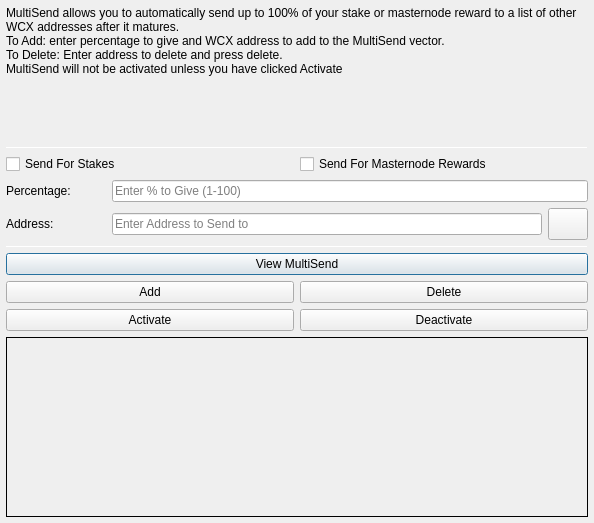
<?xml version="1.0" encoding="UTF-8"?>
<ui version="4.0">
 <class>MultiSendDialog</class>
 <widget class="QDialog" name="MultiSendDialog">
  <property name="windowModality">
   <enum>Qt::NonModal</enum>
  </property>
  <property name="geometry">
   <rect>
    <x>0</x>
    <y>0</y>
    <width>594</width>
    <height>523</height>
   </rect>
  </property>
  <property name="windowTitle">
   <string>MultiSend</string>
  </property>
  <layout class="QVBoxLayout" name="verticalLayout" stretch="0">
   <property name="leftMargin">
    <number>6</number>
   </property>
   <property name="topMargin">
    <number>6</number>
   </property>
   <property name="rightMargin">
    <number>6</number>
   </property>
   <property name="bottomMargin">
    <number>6</number>
   </property>
   <item>
    <layout class="QVBoxLayout" name="verticalLayout_Main" stretch="1,1,1,1,1,1">
     <item>
      <widget class="QLabel" name="label_2">
       <property name="lineWidth">
        <number>1</number>
       </property>
       <property name="text">
        <string>MultiSend allows you to automatically send up to 100% of your stake or masternode reward to a list of other WCX addresses after it matures.
To Add: enter percentage to give and WCX address to add to the MultiSend vector.
To Delete: Enter address to delete and press delete.
MultiSend will not be activated unless you have clicked Activate</string>
       </property>
       <property name="alignment">
        <set>Qt::AlignLeading|Qt::AlignLeft|Qt::AlignTop</set>
       </property>
       <property name="wordWrap">
        <bool>true</bool>
       </property>
      </widget>
     </item>
     <item>
      <widget class="Line" name="line">
       <property name="minimumSize">
        <size>
         <width>0</width>
         <height>1</height>
        </size>
       </property>
       <property name="maximumSize">
        <size>
         <width>16777215</width>
         <height>1</height>
        </size>
       </property>
       <property name="orientation">
        <enum>Qt::Horizontal</enum>
       </property>
      </widget>
     </item>
     <item>
      <layout class="QVBoxLayout" name="verticalLayout_Settings">
       <item>
        <layout class="QHBoxLayout" name="horizontalLayout">
         <item>
          <widget class="QCheckBox" name="multiSendStakeCheckBox">
           <property name="text">
            <string>Send For Stakes</string>
           </property>
          </widget>
         </item>
         <item>
          <widget class="QCheckBox" name="multiSendMasternodeCheckBox">
           <property name="text">
            <string>Send For Masternode Rewards</string>
           </property>
          </widget>
         </item>
        </layout>
       </item>
       <item>
        <layout class="QHBoxLayout" name="horizontalLayout_6">
         <item>
          <widget class="QLabel" name="label">
           <property name="minimumSize">
            <size>
             <width>100</width>
             <height>0</height>
            </size>
           </property>
           <property name="toolTip">
            <string>Percentage of stake to send</string>
           </property>
           <property name="text">
            <string>Percentage:</string>
           </property>
          </widget>
         </item>
         <item>
          <widget class="QLineEdit" name="multiSendPercentEdit">
           <property name="toolTip">
            <string>Enter whole numbers 1 - 100</string>
           </property>
           <property name="placeholderText">
            <string>Enter % to Give (1-100)</string>
           </property>
          </widget>
         </item>
        </layout>
       </item>
       <item>
        <layout class="QHBoxLayout" name="horizontalLayout_7">
         <item>
          <widget class="QLabel" name="label_5">
           <property name="minimumSize">
            <size>
             <width>100</width>
             <height>0</height>
            </size>
           </property>
           <property name="toolTip">
            <string>Address to send portion of stake to</string>
           </property>
           <property name="text">
            <string>Address:</string>
           </property>
          </widget>
         </item>
         <item>
          <widget class="QLineEdit" name="multiSendAddressEdit">
           <property name="toolTip">
            <string/>
           </property>
           <property name="placeholderText">
            <string>Enter Address to Send to</string>
           </property>
          </widget>
         </item>
         <item>
          <widget class="QPushButton" name="addressBookButton">
           <property name="maximumSize">
            <size>
             <width>16777215</width>
             <height>32</height>
            </size>
           </property>
           <property name="toolTip">
            <string>Choose an address from the address book</string>
           </property>
           <property name="text">
            <string/>
           </property>
           <property name="icon">
            <iconset resource="../wcxcoin.qrc">
             <normaloff>:/icons/address-book</normaloff>:/icons/address-book</iconset>
           </property>
           <property name="shortcut">
            <string>Alt+A</string>
           </property>
           <property name="autoDefault">
            <bool>false</bool>
           </property>
          </widget>
         </item>
        </layout>
       </item>
      </layout>
     </item>
     <item>
      <widget class="Line" name="line_2">
       <property name="minimumSize">
        <size>
         <width>0</width>
         <height>1</height>
        </size>
       </property>
       <property name="maximumSize">
        <size>
         <width>16777215</width>
         <height>1</height>
        </size>
       </property>
       <property name="orientation">
        <enum>Qt::Horizontal</enum>
       </property>
      </widget>
     </item>
     <item>
      <layout class="QVBoxLayout" name="verticalLayout_Buttons">
       <item>
        <layout class="QHBoxLayout" name="horizontalLayout_4">
         <item>
          <widget class="QPushButton" name="viewButton">
           <property name="toolTip">
            <string/>
           </property>
           <property name="statusTip">
            <string>View MultiSend Vector</string>
           </property>
           <property name="text">
            <string>View MultiSend</string>
           </property>
          </widget>
         </item>
        </layout>
       </item>
       <item>
        <layout class="QHBoxLayout" name="horizontalLayout_2">
         <item>
          <widget class="QPushButton" name="addButton">
           <property name="toolTip">
            <string/>
           </property>
           <property name="statusTip">
            <string>Add to MultiSend Vector</string>
           </property>
           <property name="text">
            <string>Add</string>
           </property>
          </widget>
         </item>
         <item>
          <widget class="QPushButton" name="deleteButton">
           <property name="toolTip">
            <string/>
           </property>
           <property name="statusTip">
            <string>Delete Address From MultiSend Vector</string>
           </property>
           <property name="text">
            <string>Delete</string>
           </property>
          </widget>
         </item>
        </layout>
       </item>
       <item>
        <layout class="QHBoxLayout" name="horizontalLayout_5">
         <item>
          <widget class="QPushButton" name="activateButton">
           <property name="statusTip">
            <string>Activate MultiSend</string>
           </property>
           <property name="text">
            <string>Activate</string>
           </property>
          </widget>
         </item>
         <item>
          <widget class="QPushButton" name="disableButton">
           <property name="statusTip">
            <string>Deactivate MultiSend</string>
           </property>
           <property name="text">
            <string>Deactivate</string>
           </property>
          </widget>
         </item>
        </layout>
       </item>
      </layout>
     </item>
     <item>
      <widget class="QLabel" name="message">
       <property name="minimumSize">
        <size>
         <width>0</width>
         <height>180</height>
        </size>
       </property>
       <property name="frameShape">
        <enum>QFrame::Panel</enum>
       </property>
       <property name="frameShadow">
        <enum>QFrame::Plain</enum>
       </property>
       <property name="lineWidth">
        <number>1</number>
       </property>
       <property name="midLineWidth">
        <number>1</number>
       </property>
       <property name="text">
        <string/>
       </property>
       <property name="alignment">
        <set>Qt::AlignLeading|Qt::AlignLeft|Qt::AlignTop</set>
       </property>
       <property name="wordWrap">
        <bool>true</bool>
       </property>
      </widget>
     </item>
    </layout>
   </item>
  </layout>
 </widget>
 <resources>
  <include location="../wcxcoin.qrc"/>
 </resources>
 <connections/>
</ui>
